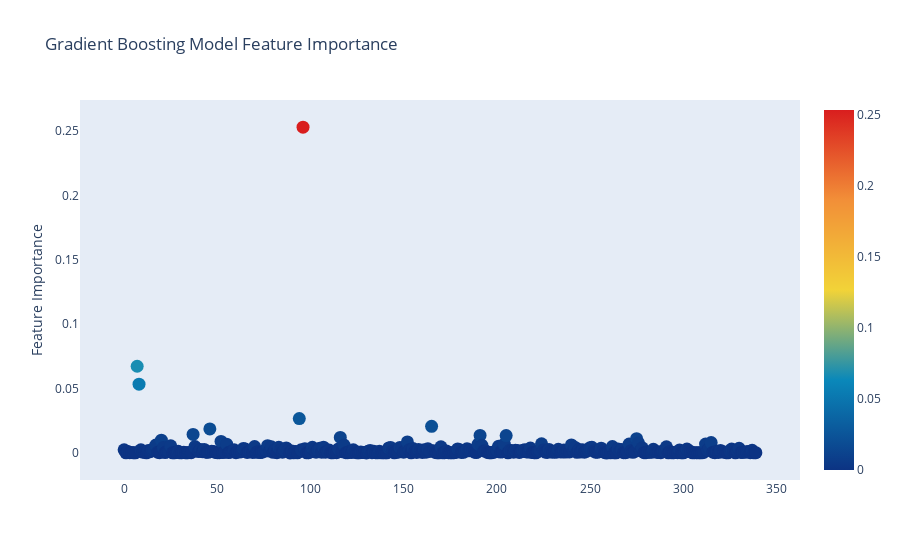

Notebook source saved alongside this figure:
### Code cell
# Scatter plot 
trace = go.Scatter(
    y = gb.feature_importances_,
    x = train.columns.values,
    mode='markers',
    marker=dict(
        sizemode = 'diameter',
        sizeref = 1,
        size = 13,
        #size= rf.feature_importances_,
        #color = np.random.randn(500), #set color equal to a variable
        color = gb.feature_importances_,
        colorscale='Portland',
        showscale=True
    ),
    text = train.columns.values
)
data = [trace]

layout= go.Layout(
    autosize= True,
    title= 'Gradient Boosting Model Feature Importance',
    hovermode= 'closest',
     xaxis= dict(
         ticklen= 5,
         showgrid=False,
        zeroline=False,
        showline=False
     ),
    yaxis=dict(
        title= 'Feature Importance',
        showgrid=False,
        zeroline=False,
        ticklen= 5,
        gridwidth= 2
    ),
    showlegend= False
)
fig = go.Figure(data=data, layout=layout)
py.iplot(fig,filename='scatter')

### Figure 1 — Plotly figure (JSON) as saved in the notebook; plotly's stock layout.template omitted (floating-point values rounded to 4 significant figures; data arrays with more than 128 entries replaced by an {"elided": "..."} marker saying what was removed)
{"data": [{"marker": {"color": {"elided": "348 float values"}, "colorscale": [[0, "rgb(12,51,131)"], [0.25, "rgb(10,136,186)"], [0.5, "rgb(242,211,56)"], [0.75, "rgb(242,143,56)"], [1, "rgb(217,30,30)"]], "showscale": true, "size": 13, "sizemode": "diameter", "sizeref": 1}, "mode": "markers", "text": {"elided": "348 mixed values"}, "type": "scatter", "x": {"elided": "348 mixed values"}, "y": {"elided": "348 float values"}}], "layout": {"autosize": true, "hovermode": "closest", "showlegend": false, "title": {"text": "Gradient Boosting Model Feature Importance"}, "xaxis": {"showgrid": false, "showline": false, "ticklen": 5, "zeroline": false}, "yaxis": {"gridwidth": 2, "showgrid": false, "ticklen": 5, "title": {"text": "Feature Importance"}, "zeroline": false}}}
